Frame 1 (no input): blank canvas, image omitted
Frame 60 (the mouse pressed at the canvas centre just before this capture): blank canvas, image omitted
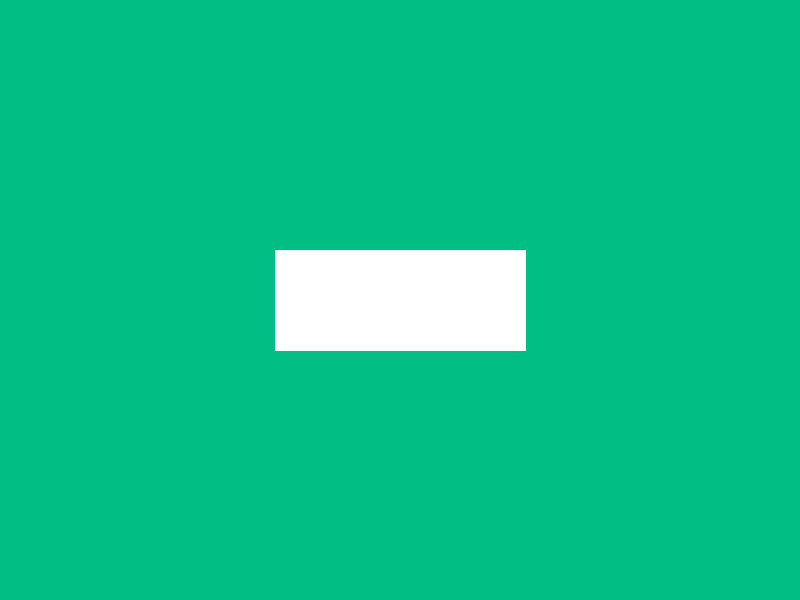
Frame 120 (the mouse held since frame 60 and released just before this capture)

The Processing sketch whose frames 1 and 60 were blank and that drew this single picture after the mouse press (run headless with seeded random() and noise(); from frame 60 on, the mouse is pressed at the canvas centre):

// Processing sketch: map
// ── map.pde
/**
** Ejemplo 2 : funcion map().
** by #90ED Media Art Studio. 
*/

int maxHeight = 200;
int maxWidth = 500;
void setup(){
  size(800,600);
  background(0,190,132);
   smooth();
  
}

void draw(){
  //noFill();
  stroke(255);
   background(0,190,132);
  fill(255);
  float rectWidth = map( mouseX,0,width,0,maxWidth);
  float rectHeight = map(mouseY,0,height,0,maxHeight);
  rect(width/2 - rectWidth/2,height/2 - rectHeight/2, rectWidth, rectHeight); 
  
}
